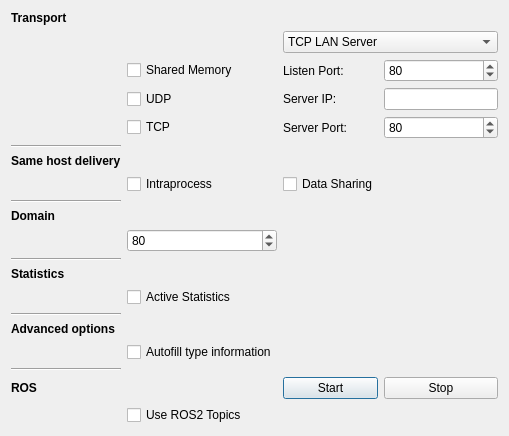
<?xml version="1.0" encoding="UTF-8"?>
<ui version="4.0">
 <class>ParticipantDialog</class>
 <widget class="QDialog" name="ParticipantDialog">
  <property name="geometry">
   <rect>
    <x>0</x>
    <y>0</y>
    <width>509</width>
    <height>378</height>
   </rect>
  </property>
  <property name="windowTitle">
   <string>Options</string>
  </property>
  <layout class="QGridLayout" name="gridLayout">
   <item row="18" column="0">
    <widget class="Line" name="line_2">
     <property name="orientation">
      <enum>Qt::Horizontal</enum>
     </property>
    </widget>
   </item>
   <item row="5" column="3" colspan="2">
    <widget class="QComboBox" name="TCPcomboBox">
     <item>
      <property name="text">
       <string>TCP LAN Server</string>
      </property>
     </item>
     <item>
      <property name="text">
       <string>TCP WAN Server</string>
      </property>
     </item>
     <item>
      <property name="text">
       <string>TCP Client</string>
      </property>
     </item>
    </widget>
   </item>
   <item row="12" column="1">
    <widget class="QCheckBox" name="IntraprocesscheckBox">
     <property name="text">
      <string>Intraprocess</string>
     </property>
    </widget>
   </item>
   <item row="17" column="1">
    <widget class="QSpinBox" name="spin_domainId">
     <property name="specialValueText">
      <string/>
     </property>
     <property name="suffix">
      <string/>
     </property>
     <property name="value">
      <number>80</number>
     </property>
    </widget>
   </item>
   <item row="19" column="0">
    <widget class="QLabel" name="label_4">
     <property name="font">
      <font>
       <weight>75</weight>
       <bold>true</bold>
      </font>
     </property>
     <property name="text">
      <string>Statistics</string>
     </property>
    </widget>
   </item>
   <item row="8" column="3">
    <widget class="QLabel" name="label_6">
     <property name="text">
      <string>Server IP:</string>
     </property>
    </widget>
   </item>
   <item row="6" column="3">
    <widget class="QLabel" name="label_8">
     <property name="text">
      <string>Listen Port:</string>
     </property>
    </widget>
   </item>
   <item row="10" column="0">
    <widget class="Line" name="line_4">
     <property name="orientation">
      <enum>Qt::Horizontal</enum>
     </property>
    </widget>
   </item>
   <item row="9" column="3">
    <widget class="QLabel" name="label_7">
     <property name="text">
      <string>Server Port:</string>
     </property>
    </widget>
   </item>
   <item row="8" column="4">
    <widget class="QLineEdit" name="lineEdit_server_ip"/>
   </item>
   <item row="25" column="3">
    <widget class="QPushButton" name="pushButton_start">
     <property name="focusPolicy">
      <enum>Qt::TabFocus</enum>
     </property>
     <property name="text">
      <string>Start</string>
     </property>
    </widget>
   </item>
   <item row="25" column="4">
    <widget class="QPushButton" name="pushButton_stop">
     <property name="focusPolicy">
      <enum>Qt::TabFocus</enum>
     </property>
     <property name="text">
      <string>Stop</string>
     </property>
    </widget>
   </item>
   <item row="15" column="0">
    <widget class="Line" name="line">
     <property name="orientation">
      <enum>Qt::Horizontal</enum>
     </property>
    </widget>
   </item>
   <item row="3" column="0">
    <widget class="QLabel" name="label_10">
     <property name="font">
      <font>
       <weight>75</weight>
       <bold>true</bold>
      </font>
     </property>
     <property name="text">
      <string>Transport</string>
     </property>
    </widget>
   </item>
   <item row="8" column="1">
    <widget class="QCheckBox" name="UDPcheckBox">
     <property name="text">
      <string>UDP</string>
     </property>
    </widget>
   </item>
   <item row="20" column="1">
    <widget class="QCheckBox" name="statisticsCheckBox">
     <property name="toolTip">
      <string>&lt;html&gt;&lt;head/&gt;&lt;body&gt;&lt;p&gt;Only available when Fast DDS is compiled with Statistics Module.&lt;/p&gt;&lt;/body&gt;&lt;/html&gt;</string>
     </property>
     <property name="text">
      <string>Active Statistics</string>
     </property>
    </widget>
   </item>
   <item row="21" column="0">
    <widget class="Line" name="line_3">
     <property name="orientation">
      <enum>Qt::Horizontal</enum>
     </property>
    </widget>
   </item>
   <item row="22" column="0">
    <widget class="QLabel" name="label_9">
     <property name="font">
      <font>
       <weight>75</weight>
       <bold>true</bold>
      </font>
     </property>
     <property name="text">
      <string>Advanced options</string>
     </property>
    </widget>
   </item>
   <item row="23" column="1">
    <widget class="QCheckBox" name="typeinformationCheckBox">
     <property name="text">
      <string>Autofill type information</string>
     </property>
    </widget>
   </item>
    <item row="24" column="0">
    <widget class="Line" name="line_5">
     <property name="orientation">
      <enum>Qt::Horizontal</enum>
     </property>
    </widget>
   </item>
   <item row="25" column="0">
    <widget class="QLabel" name="label_12">
     <property name="font">
      <font>
       <weight>75</weight>
       <bold>true</bold>
      </font>
     </property>
     <property name="text">
      <string>ROS</string>
     </property>
    </widget>
   </item>
   <item row="26" column="1">
    <widget class="QCheckBox" name="rosTopicCheckBox">
     <property name="text">
      <string>Use ROS2 Topics</string>
     </property>
    </widget>
   </item>
   <item row="9" column="1">
    <widget class="QCheckBox" name="TCPcheckBox">
     <property name="text">
      <string>TCP</string>
     </property>
    </widget>
   </item>
   <item row="12" column="3">
    <widget class="QCheckBox" name="DataSharingcheckBox">
     <property name="text">
      <string>Data Sharing</string>
     </property>
    </widget>
   </item>
   <item row="6" column="1">
    <widget class="QCheckBox" name="SHMcheckBox">
     <property name="text">
      <string>Shared Memory</string>
     </property>
    </widget>
   </item>
   <item row="11" column="0">
    <widget class="QLabel" name="label_11">
     <property name="font">
      <font>
       <weight>75</weight>
       <bold>true</bold>
      </font>
     </property>
     <property name="text">
      <string>Same host delivery</string>
     </property>
    </widget>
   </item>
   <item row="6" column="4">
    <widget class="QSpinBox" name="spin_listen_port">
     <property name="specialValueText">
      <string/>
     </property>
     <property name="suffix">
      <string/>
     </property>
     <property name="maximum">
      <number>65535</number>
     </property>
     <property name="value">
      <number>80</number>
     </property>
    </widget>
   </item>
   <item row="16" column="0">
    <widget class="QLabel" name="label_5">
     <property name="font">
      <font>
       <weight>75</weight>
       <bold>true</bold>
      </font>
     </property>
     <property name="text">
      <string>Domain</string>
     </property>
    </widget>
   </item>
   <item row="9" column="4">
    <widget class="QSpinBox" name="spin_server_port">
     <property name="specialValueText">
      <string/>
     </property>
     <property name="suffix">
      <string/>
     </property>
     <property name="maximum">
      <number>65535</number>
     </property>
     <property name="value">
      <number>80</number>
     </property>
    </widget>
   </item>
  </layout>
 </widget>
 <resources/>
 <connections/>
</ui>
